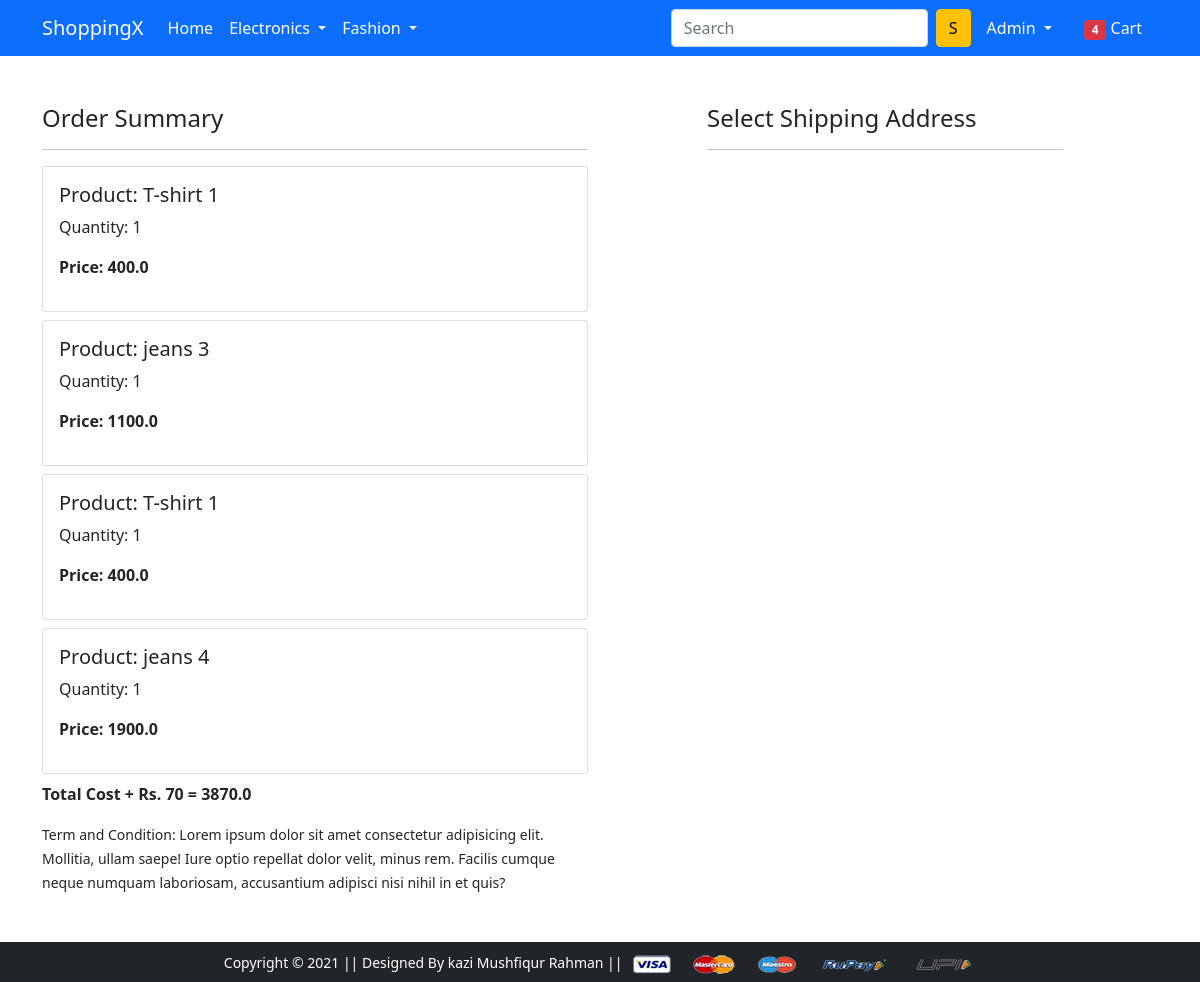
Screenshot of /checkout/ (signed in) with the database file from the repository.
### app/models.py (models this page shows, shortened)
class Cart(models.Model):
    user = models.ForeignKey(User, on_delete=models.CASCADE)
    product = models.ForeignKey(Product, on_delete=models.CASCADE)
    quantity = models.PositiveIntegerField(default=1)
    @property
    def total_cost(self):
        return self.quantity * self.product.discounted_price

class Product(models.Model):
    title = models.CharField(max_length=100)
    selling_price = models.FloatField()
    discounted_price = models.FloatField()
    description = models.TextField()
    brand = models.CharField(max_length=100)
    category = models.CharField(choices=CATEGORY_CHOICES, max_length=2)
    product_image = models.ImageField(upload_to='productimg')

### app/views.py (the view)
# urls.py: path('checkout/', views.checkout, name='checkout'),
@login_required
def checkout(request):
    user = request.user
    addresses = Customer.objects.filter(user = user)
    cart_items = Cart.objects.filter(user = user)
    amount = 0.0
    shipping_amount = 70.0
    totalamount = 0.0
    cart_product = [p for p in Cart.objects.all() if p.user==request.user]
    if cart_product:
        for p in cart_product:
            temp_amount = (p.quantity * p.product.discounted_price)
            amount += temp_amount
        totalamount = amount + shipping_amount
    return render(request, 'app/checkout.html', {'addresses': addresses,
        'totalamount': totalamount, 'cart_items': cart_items})

### app/templates/app/checkout.html (shortened to what this page needs)
{% extends 'app/base.html' %}
{% load static %}
{% block main-content %}
<div class="container">
 <div class="row mt-5">
  <div class="col-sm-6">
    <h4>Order Summary</h4>
    <hr>
    {% for cart in cart_items %}
      <div class="card mb-2">
        <div class="card-body">
          <h5>Product: {{cart.product.title}}</h5>
          <p>Quantity: {{cart.quantity}}</p>
          <p class="fw-bold">Price: {{cart.total_cost}}</p>
        </div>
      </div>
    {% endfor %}
    <p class="fw-bold">Total Cost + Rs. 70 = {{totalamount}}</p>
    <small>Term and Condition:
      Lorem ipsum dolor sit amet consectetur adipisicing elit. Mollitia,
      ullam saepe! Iure optio repellat dolor velit, minus rem. Facilis
      cumque neque numquam laboriosam, accusantium adipisci nisi nihil in
      et quis?
    </small>
  </div>
  <div class="col-sm-4 offset-sm-1">
    <h4>Select Shipping Address</h4>
    <hr>
  </div>
</div>
</div>
{% endblock main-content %}

### app/templates/app/base.html (shortened to what this page needs)
<!doctype html>
{% load static %}
<html lang="en">
  <head>
    <link href="https://cdn.jsdelivr.net/npm/bootstrap@5.0.0-beta1/dist/css/bootstrap.min.css" rel="stylesheet">
    <link rel="stylesheet" href="{% static 'app/css/owl.carousel.min.css' %}">
    <link rel="stylesheet" href="{% static 'app/css/all.min.css' %}">
    <link rel="stylesheet" href="{% static 'app/css/style.css' %}">
  </head>
  <body>
    <nav class="navbar navbar-expand-lg navbar-dark bg-primary">
     <div class="container">
       <a class="navbar-brand" href="/">ShoppingX</a>
       <div class="collapse navbar-collapse" id="navbarSupportedContent">
         <ul class="navbar-nav me-auto mb-2 mb-lg-0">
           <li class="nav-item">
             <a class="nav-link active" aria-current="page" href="/">Home</a>
           </li>
           <li class="nav-item dropdown">
             <a class="nav-link dropdown-toggle text-white" href="#" id="electronicsDropdown" role="button" data-bs-toggle="dropdown" aria-expanded="false">
               Electronics
             </a>
           </li>
           <li class="nav-item dropdown">
             <a class="nav-link dropdown-toggle text-white" href="#" id="fashionDropdown" role="button" data-bs-toggle="dropdown" aria-expanded="false">
               Fashion
             </a>
           </li>
         </ul>
         <form class="d-flex">
           <input class="form-control me-2" type="search" placeholder="Search" aria-label="Search">
           <button class="btn btn-warning" type="submit">S</button>
         </form>
         <div>
          <ul class="navbar-nav me-auto mb-2 mb-lg-0">
            {% if request.user.is_authenticated %}
           <li class="nav-item dropdown mx-2">
              <a class="nav-link dropdown-toggle text-white" href="#" id="profileDropdown" role="button" data-bs-toggle="dropdown" aria-expanded="false">
                {{request.user.username|capfirst}}
              </a>
            </li>
            <li class="nav-item mx-2">
            <a href="{% url 'show-cart' %}" class="nav-link text-white">
              <span class="badge bg-danger">4</span> Cart
            </a>
            </li>
            {% endif %}
          </ul>
         </div>
       </div>
     </div>
    </nav>
    {% block main-content %} {% endblock main-content %}
    <footer class="container-fluid bg-dark text-center p-2 mt-5">
        <small class="text-white">Copyright &copy; 2021 || Designed By kazi Mushfiqur Rahman || </small>
        <img src="{% static 'app/images/payment.png' %}" alt="" srcset="" class="img-fluid" height="2px">
    </footer>
  </body>
</html>

### rows the page displays
Cart: product "T-shirt 1", quantity "1", total_cost "400.0"
Cart: product "jeans 3", quantity "1", total_cost "1100.0"
Cart: product "T-shirt 1", quantity "1", total_cost "400.0"
Cart: product "jeans 4", quantity "1", total_cost "1900.0"

### other values shown
{{ request.user.username|capfirst }} "Admin"
{{ totalamount }} "3870.0"
